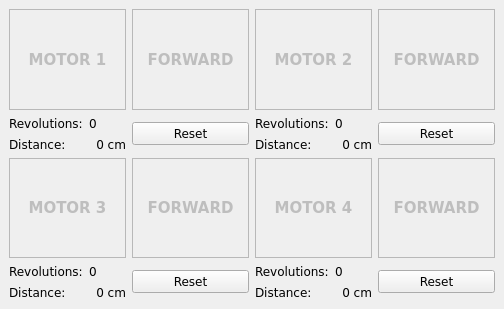
     <widget class="QDockWidget" name="dockOdometrie" >
      <property name="allowedAreas" >
       <set>Qt::AllDockWidgetAreas</set>
      </property>
      <property name="windowTitle" >
       <string>Odometrie</string>
      </property>
      <widget class="QWidget" name="dockWidgetContents_10" >
       <property name="geometry" >
        <rect>
         <x>0</x>
         <y>20</y>
         <width>495</width>
         <height>280</height>
        </rect>
       </property>
       <layout class="QGridLayout" name="gridLayout_2" >
        <item row="0" column="0" >
         <layout class="QVBoxLayout" >
          <item>
           <layout class="QHBoxLayout" >
            <item>
             <widget class="QLabel" name="lblPower1" >
              <property name="enabled" >
               <bool>false</bool>
              </property>
              <property name="sizePolicy" >
               <sizepolicy vsizetype="Minimum" hsizetype="Preferred" >
                <horstretch>0</horstretch>
                <verstretch>31</verstretch>
               </sizepolicy>
              </property>
              <property name="font" >
               <font>
                <family>Verdana</family>
                <pointsize>11</pointsize>
                <weight>75</weight>
                <italic>false</italic>
                <bold>true</bold>
                <underline>false</underline>
                <strikeout>false</strikeout>
               </font>
              </property>
              <property name="autoFillBackground" >
               <bool>true</bool>
              </property>
              <property name="frameShape" >
               <enum>QFrame::StyledPanel</enum>
              </property>
              <property name="frameShadow" >
               <enum>QFrame::Raised</enum>
              </property>
              <property name="text" >
               <string>MOTOR 1</string>
              </property>
              <property name="alignment" >
               <set>Qt::AlignCenter</set>
              </property>
             </widget>
            </item>
            <item>
             <widget class="QLabel" name="lblDirection1" >
              <property name="enabled" >
               <bool>false</bool>
              </property>
              <property name="sizePolicy" >
               <sizepolicy vsizetype="Minimum" hsizetype="Preferred" >
                <horstretch>0</horstretch>
                <verstretch>31</verstretch>
               </sizepolicy>
              </property>
              <property name="font" >
               <font>
                <family>Verdana</family>
                <pointsize>11</pointsize>
                <weight>75</weight>
                <italic>false</italic>
                <bold>true</bold>
                <underline>false</underline>
                <strikeout>false</strikeout>
               </font>
              </property>
              <property name="autoFillBackground" >
               <bool>true</bool>
              </property>
              <property name="frameShape" >
               <enum>QFrame::StyledPanel</enum>
              </property>
              <property name="frameShadow" >
               <enum>QFrame::Raised</enum>
              </property>
              <property name="text" >
               <string>FORWARD</string>
              </property>
              <property name="alignment" >
               <set>Qt::AlignCenter</set>
              </property>
              <property name="wordWrap" >
               <bool>true</bool>
              </property>
             </widget>
            </item>
           </layout>
          </item>
          <item>
           <layout class="QHBoxLayout" >
            <item>
             <layout class="QVBoxLayout" >
              <item>
               <layout class="QHBoxLayout" >
                <item>
                 <widget class="QLabel" name="textLabel1_2" >
                  <property name="font" >
                   <font>
                    <family>Verdana</family>
                   </font>
                  </property>
                  <property name="text" >
                   <string>Revolutions:</string>
                  </property>
                 </widget>
                </item>
                <item>
                 <widget class="QLabel" name="labelRevolutions1" >
                  <property name="font" >
                   <font>
                    <family>Verdana</family>
                   </font>
                  </property>
                  <property name="layoutDirection" >
                   <enum>Qt::RightToLeft</enum>
                  </property>
                  <property name="text" >
                   <string>0</string>
                  </property>
                 </widget>
                </item>
               </layout>
              </item>
              <item>
               <layout class="QHBoxLayout" >
                <item>
                 <widget class="QLabel" name="textLabel1" >
                  <property name="font" >
                   <font>
                    <family>Verdana</family>
                   </font>
                  </property>
                  <property name="text" >
                   <string>Distance:</string>
                  </property>
                 </widget>
                </item>
                <item>
                 <widget class="QLabel" name="labelDrivenDistance1" >
                  <property name="font" >
                   <font>
                    <family>Verdana</family>
                   </font>
                  </property>
                  <property name="text" >
                   <string>0 cm</string>
                  </property>
                  <property name="alignment" >
                   <set>Qt::AlignRight|Qt::AlignTrailing|Qt::AlignVCenter</set>
                  </property>
                 </widget>
                </item>
               </layout>
              </item>
             </layout>
            </item>
            <item>
             <widget class="QPushButton" name="btnResetMovement1" >
              <property name="font" >
               <font>
                <family>Verdana</family>
               </font>
              </property>
              <property name="text" >
               <string>Reset</string>
              </property>
             </widget>
            </item>
           </layout>
          </item>
         </layout>
        </item>
        <item row="0" column="1" >
         <layout class="QVBoxLayout" >
          <item>
           <layout class="QHBoxLayout" >
            <item>
             <widget class="QLabel" name="lblPower2" >
              <property name="enabled" >
               <bool>false</bool>
              </property>
              <property name="font" >
               <font>
                <family>Verdana</family>
                <pointsize>11</pointsize>
                <weight>75</weight>
                <italic>false</italic>
                <bold>true</bold>
                <underline>false</underline>
                <strikeout>false</strikeout>
               </font>
              </property>
              <property name="autoFillBackground" >
               <bool>true</bool>
              </property>
              <property name="frameShape" >
               <enum>QFrame::StyledPanel</enum>
              </property>
              <property name="frameShadow" >
               <enum>QFrame::Raised</enum>
              </property>
              <property name="text" >
               <string>MOTOR 2</string>
              </property>
              <property name="alignment" >
               <set>Qt::AlignCenter</set>
              </property>
             </widget>
            </item>
            <item>
             <widget class="QLabel" name="lblDirection2" >
              <property name="enabled" >
               <bool>false</bool>
              </property>
              <property name="font" >
               <font>
                <family>Verdana</family>
                <pointsize>11</pointsize>
                <weight>75</weight>
                <italic>false</italic>
                <bold>true</bold>
                <underline>false</underline>
                <strikeout>false</strikeout>
               </font>
              </property>
              <property name="autoFillBackground" >
               <bool>true</bool>
              </property>
              <property name="frameShape" >
               <enum>QFrame::StyledPanel</enum>
              </property>
              <property name="frameShadow" >
               <enum>QFrame::Raised</enum>
              </property>
              <property name="text" >
               <string>FORWARD</string>
              </property>
              <property name="alignment" >
               <set>Qt::AlignCenter</set>
              </property>
              <property name="wordWrap" >
               <bool>true</bool>
              </property>
             </widget>
            </item>
           </layout>
          </item>
          <item>
           <layout class="QHBoxLayout" >
            <item>
             <layout class="QVBoxLayout" >
              <item>
               <layout class="QHBoxLayout" >
                <item>
                 <widget class="QLabel" name="textLabel2_7" >
                  <property name="font" >
                   <font>
                    <family>Verdana</family>
                   </font>
                  </property>
                  <property name="text" >
                   <string>Revolutions:</string>
                  </property>
                 </widget>
                </item>
                <item>
                 <widget class="QLabel" name="labelRevolutions2" >
                  <property name="font" >
                   <font>
                    <family>Verdana</family>
                   </font>
                  </property>
                  <property name="layoutDirection" >
                   <enum>Qt::RightToLeft</enum>
                  </property>
                  <property name="text" >
                   <string>0</string>
                  </property>
                 </widget>
                </item>
               </layout>
              </item>
              <item>
               <layout class="QHBoxLayout" >
                <item>
                 <widget class="QLabel" name="textLabel2_6" >
                  <property name="font" >
                   <font>
                    <family>Verdana</family>
                   </font>
                  </property>
                  <property name="text" >
                   <string>Distance:</string>
                  </property>
                 </widget>
                </item>
                <item>
                 <widget class="QLabel" name="labelDrivenDistance2" >
                  <property name="font" >
                   <font>
                    <family>Verdana</family>
                   </font>
                  </property>
                  <property name="text" >
                   <string>0 cm</string>
                  </property>
                  <property name="alignment" >
                   <set>Qt::AlignRight|Qt::AlignTrailing|Qt::AlignVCenter</set>
                  </property>
                 </widget>
                </item>
               </layout>
              </item>
             </layout>
            </item>
            <item>
             <widget class="QPushButton" name="btnResetMovement2" >
              <property name="font" >
               <font>
                <family>Verdana</family>
               </font>
              </property>
              <property name="text" >
               <string>Reset</string>
              </property>
             </widget>
            </item>
           </layout>
          </item>
         </layout>
        </item>
        <item row="1" column="0" >
         <layout class="QVBoxLayout" >
          <item>
           <layout class="QHBoxLayout" >
            <item>
             <widget class="QLabel" name="lblPower3" >
              <property name="enabled" >
               <bool>false</bool>
              </property>
              <property name="font" >
               <font>
                <family>Verdana</family>
                <pointsize>11</pointsize>
                <weight>75</weight>
                <italic>false</italic>
                <bold>true</bold>
                <underline>false</underline>
                <strikeout>false</strikeout>
               </font>
              </property>
              <property name="frameShape" >
               <enum>QFrame::StyledPanel</enum>
              </property>
              <property name="frameShadow" >
               <enum>QFrame::Raised</enum>
              </property>
              <property name="text" >
               <string>MOTOR 3</string>
              </property>
              <property name="alignment" >
               <set>Qt::AlignCenter</set>
              </property>
             </widget>
            </item>
            <item>
             <widget class="QLabel" name="lblDirection1_2" >
              <property name="enabled" >
               <bool>false</bool>
              </property>
              <property name="font" >
               <font>
                <family>Verdana</family>
                <pointsize>11</pointsize>
                <weight>75</weight>
                <italic>false</italic>
                <bold>true</bold>
                <underline>false</underline>
                <strikeout>false</strikeout>
               </font>
              </property>
              <property name="frameShape" >
               <enum>QFrame::StyledPanel</enum>
              </property>
              <property name="frameShadow" >
               <enum>QFrame::Raised</enum>
              </property>
              <property name="text" >
               <string>FORWARD</string>
              </property>
              <property name="alignment" >
               <set>Qt::AlignCenter</set>
              </property>
              <property name="wordWrap" >
               <bool>true</bool>
              </property>
             </widget>
            </item>
           </layout>
          </item>
          <item>
           <layout class="QHBoxLayout" >
            <item>
             <layout class="QVBoxLayout" >
              <item>
               <layout class="QHBoxLayout" >
                <item>
                 <widget class="QLabel" name="textLabel1_3" >
                  <property name="font" >
                   <font>
                    <family>Verdana</family>
                   </font>
                  </property>
                  <property name="text" >
                   <string>Revolutions:</string>
                  </property>
                 </widget>
                </item>
                <item>
                 <widget class="QLabel" name="labelRevolutions1_2" >
                  <property name="font" >
                   <font>
                    <family>Verdana</family>
                   </font>
                  </property>
                  <property name="layoutDirection" >
                   <enum>Qt::RightToLeft</enum>
                  </property>
                  <property name="text" >
                   <string>0</string>
                  </property>
                 </widget>
                </item>
               </layout>
              </item>
              <item>
               <layout class="QHBoxLayout" >
                <item>
                 <widget class="QLabel" name="textLabel1_4" >
                  <property name="font" >
                   <font>
                    <family>Verdana</family>
                   </font>
                  </property>
                  <property name="text" >
                   <string>Distance:</string>
                  </property>
                 </widget>
                </item>
                <item>
                 <widget class="QLabel" name="labelDrivenDistance1_2" >
                  <property name="font" >
                   <font>
                    <family>Verdana</family>
                   </font>
                  </property>
                  <property name="text" >
                   <string>0 cm</string>
                  </property>
                  <property name="alignment" >
                   <set>Qt::AlignRight|Qt::AlignTrailing|Qt::AlignVCenter</set>
                  </property>
                 </widget>
                </item>
               </layout>
              </item>
             </layout>
            </item>
            <item>
             <widget class="QPushButton" name="btnResetMovement1_2" >
              <property name="font" >
               <font>
                <family>Verdana</family>
               </font>
              </property>
              <property name="text" >
               <string>Reset</string>
              </property>
             </widget>
            </item>
           </layout>
          </item>
         </layout>
        </item>
        <item row="1" column="1" >
         <layout class="QVBoxLayout" >
          <item>
           <layout class="QHBoxLayout" >
            <item>
             <widget class="QLabel" name="lblPower4" >
              <property name="enabled" >
               <bool>false</bool>
              </property>
              <property name="font" >
               <font>
                <family>Verdana</family>
                <pointsize>11</pointsize>
                <weight>75</weight>
                <italic>false</italic>
                <bold>true</bold>
                <underline>false</underline>
                <strikeout>false</strikeout>
               </font>
              </property>
              <property name="frameShape" >
               <enum>QFrame::StyledPanel</enum>
              </property>
              <property name="frameShadow" >
               <enum>QFrame::Raised</enum>
              </property>
              <property name="text" >
               <string>MOTOR 4</string>
              </property>
              <property name="alignment" >
               <set>Qt::AlignCenter</set>
              </property>
             </widget>
            </item>
            <item>
             <widget class="QLabel" name="lblDirection1_3" >
              <property name="enabled" >
               <bool>false</bool>
              </property>
              <property name="font" >
               <font>
                <family>Verdana</family>
                <pointsize>11</pointsize>
                <weight>75</weight>
                <italic>false</italic>
                <bold>true</bold>
                <underline>false</underline>
                <strikeout>false</strikeout>
               </font>
              </property>
              <property name="frameShape" >
               <enum>QFrame::StyledPanel</enum>
              </property>
              <property name="frameShadow" >
               <enum>QFrame::Raised</enum>
              </property>
              <property name="text" >
               <string>FORWARD</string>
              </property>
              <property name="alignment" >
               <set>Qt::AlignCenter</set>
              </property>
              <property name="wordWrap" >
               <bool>true</bool>
              </property>
             </widget>
            </item>
           </layout>
          </item>
          <item>
           <layout class="QHBoxLayout" >
            <item>
             <layout class="QVBoxLayout" >
              <item>
               <layout class="QHBoxLayout" >
                <item>
                 <widget class="QLabel" name="textLabel1_5" >
                  <property name="font" >
                   <font>
                    <family>Verdana</family>
                   </font>
                  </property>
                  <property name="text" >
                   <string>Revolutions:</string>
                  </property>
                 </widget>
                </item>
                <item>
                 <widget class="QLabel" name="labelRevolutions1_3" >
                  <property name="font" >
                   <font>
                    <family>Verdana</family>
                   </font>
                  </property>
                  <property name="layoutDirection" >
                   <enum>Qt::RightToLeft</enum>
                  </property>
                  <property name="text" >
                   <string>0</string>
                  </property>
                 </widget>
                </item>
               </layout>
              </item>
              <item>
               <layout class="QHBoxLayout" >
                <item>
                 <widget class="QLabel" name="textLabel1_6" >
                  <property name="font" >
                   <font>
                    <family>Verdana</family>
                   </font>
                  </property>
                  <property name="text" >
                   <string>Distance:</string>
                  </property>
                 </widget>
                </item>
                <item>
                 <widget class="QLabel" name="labelDrivenDistance1_3" >
                  <property name="font" >
                   <font>
                    <family>Verdana</family>
                   </font>
                  </property>
                  <property name="text" >
                   <string>0 cm</string>
                  </property>
                  <property name="alignment" >
                   <set>Qt::AlignRight|Qt::AlignTrailing|Qt::AlignVCenter</set>
                  </property>
                 </widget>
                </item>
               </layout>
              </item>
             </layout>
            </item>
            <item>
             <widget class="QPushButton" name="btnResetMovement1_3" >
              <property name="font" >
               <font>
                <family>Verdana</family>
               </font>
              </property>
              <property name="text" >
               <string>Reset</string>
              </property>
             </widget>
            </item>
           </layout>
          </item>
         </layout>
        </item>
       </layout>
      </widget>
     </widget>
